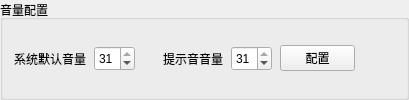
            <widget class="QGroupBox" name="groupBox">
             <property name="sizePolicy">
              <sizepolicy hsizetype="Preferred" vsizetype="Fixed">
               <horstretch>0</horstretch>
               <verstretch>0</verstretch>
              </sizepolicy>
             </property>
             <property name="title">
              <string>音量配置</string>
             </property>
             <layout class="QHBoxLayout" name="horizontalLayout">
              <property name="spacing">
               <number>8</number>
              </property>
              <item>
               <widget class="QLabel" name="label">
                <property name="sizePolicy">
                 <sizepolicy hsizetype="Fixed" vsizetype="Preferred">
                  <horstretch>0</horstretch>
                  <verstretch>0</verstretch>
                 </sizepolicy>
                </property>
                <property name="text">
                 <string>系统默认音量</string>
                </property>
               </widget>
              </item>
              <item>
               <widget class="QSpinBox" name="spinBox">
                <property name="minimumSize">
                 <size>
                  <width>0</width>
                  <height>25</height>
                 </size>
                </property>
                <property name="maximum">
                 <number>31</number>
                </property>
                <property name="value">
                 <number>31</number>
                </property>
               </widget>
              </item>
              <item>
               <spacer name="horizontalSpacer_2">
                <property name="orientation">
                 <enum>Qt::Horizontal</enum>
                </property>
                <property name="sizeType">
                 <enum>QSizePolicy::Fixed</enum>
                </property>
                <property name="sizeHint" stdset="0">
                 <size>
                  <width>20</width>
                  <height>20</height>
                 </size>
                </property>
               </spacer>
              </item>
              <item>
               <widget class="QLabel" name="label_2">
                <property name="sizePolicy">
                 <sizepolicy hsizetype="Fixed" vsizetype="Preferred">
                  <horstretch>0</horstretch>
                  <verstretch>0</verstretch>
                 </sizepolicy>
                </property>
                <property name="text">
                 <string>提示音音量</string>
                </property>
               </widget>
              </item>
              <item>
               <widget class="QSpinBox" name="spinBox_2">
                <property name="minimumSize">
                 <size>
                  <width>0</width>
                  <height>25</height>
                 </size>
                </property>
                <property name="maximum">
                 <number>31</number>
                </property>
                <property name="value">
                 <number>31</number>
                </property>
               </widget>
              </item>
              <item>
               <widget class="QPushButton" name="pushButton">
                <property name="minimumSize">
                 <size>
                  <width>75</width>
                  <height>25</height>
                 </size>
                </property>
                <property name="maximumSize">
                 <size>
                  <width>75</width>
                  <height>16777215</height>
                 </size>
                </property>
                <property name="text">
                 <string>配置</string>
                </property>
               </widget>
              </item>
              <item>
               <spacer name="horizontalSpacer_6">
                <property name="orientation">
                 <enum>Qt::Horizontal</enum>
                </property>
                <property name="sizeType">
                 <enum>QSizePolicy::Preferred</enum>
                </property>
                <property name="sizeHint" stdset="0">
                 <size>
                  <width>40</width>
                  <height>20</height>
                 </size>
                </property>
               </spacer>
              </item>
             </layout>
            </widget>
